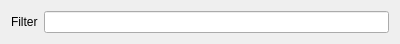
<?xml version="1.0" encoding="UTF-8"?>
<ui version="4.0">
 <class>FilterWidget</class>
 <widget class="QWidget" name="FilterWidget">
  <property name="geometry">
   <rect>
    <x>0</x>
    <y>0</y>
    <width>400</width>
    <height>39</height>
   </rect>
  </property>
  <property name="windowTitle">
   <string>FilterWidget</string>
  </property>
  <layout class="QGridLayout" name="gridLayout">
   <item row="0" column="0">
    <layout class="QHBoxLayout" name="horizontalLayout">
     <item>
      <widget class="QLabel" name="label">
       <property name="text">
        <string>Filter</string>
       </property>
      </widget>
     </item>
     <item>
      <widget class="QLineEdit" name="filterText"/>
     </item>
    </layout>
   </item>
  </layout>
 </widget>
 <resources/>
 <connections/>
</ui>
